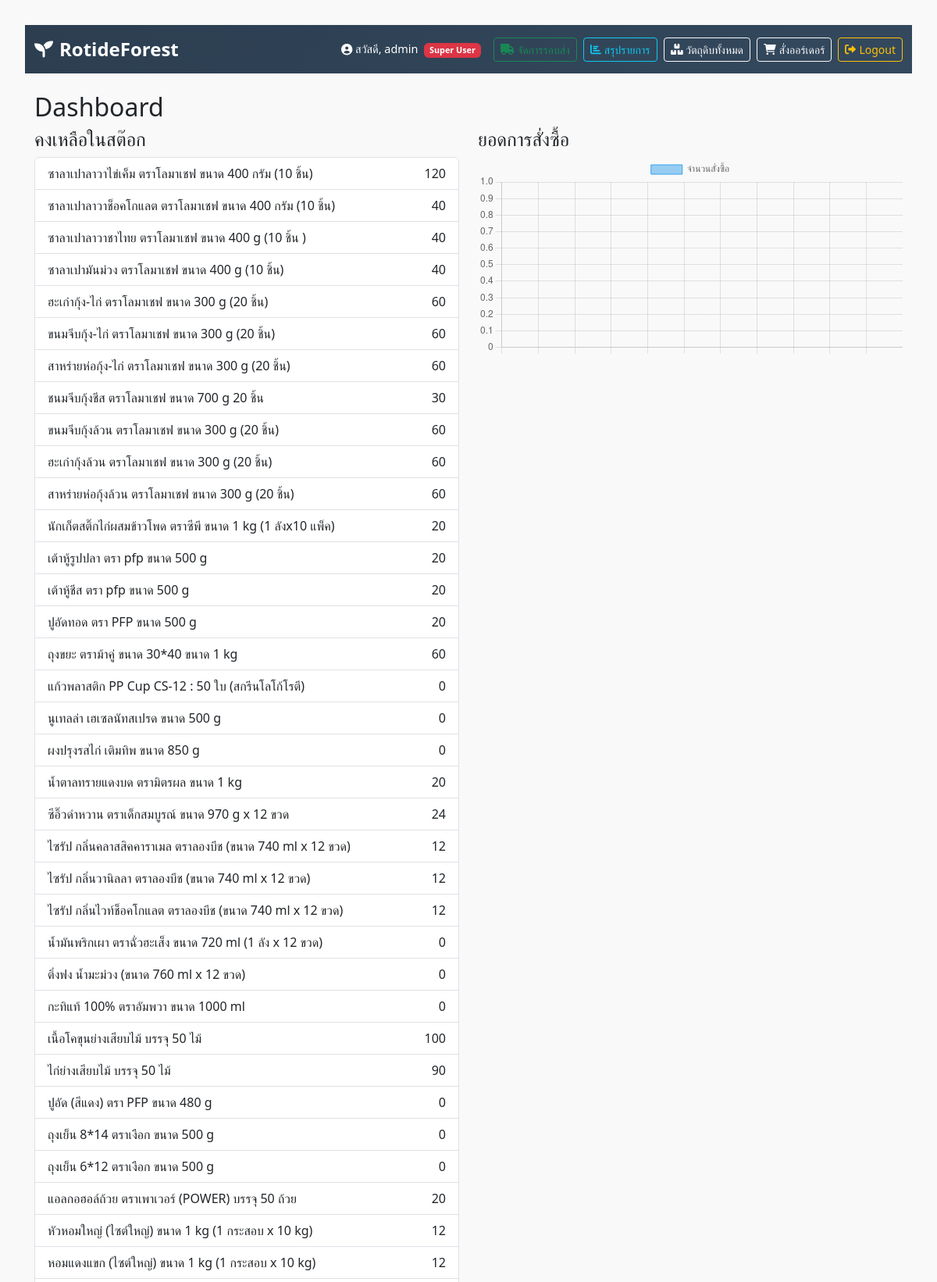
The page /dashboard/ (signed in, upper part) on the database its author committed.
### inventory/models.py (models this page shows, shortened)
class MaterialStock(models.Model):
    code = models.CharField(max_length=20)
    name = models.CharField(max_length=100)
    barcode = models.CharField(max_length=100)
    cost = models.FloatField()
    avg_cost = models.FloatField()
    unit = models.CharField(max_length=50)
    sale_price = models.FloatField()
    reorder_point = models.IntegerField()
    max_stock = models.IntegerField()
    category = models.CharField(max_length=50)
    updated_at = models.DateTimeField(auto_now=True)
    created_at = models.DateTimeField(auto_now_add=True)

### inventory/views.py (the view)
# urls.py: path('dashboard/', views.dashboard, name='dashboard'),
@login_required
def dashboard(request):
    materials = MaterialStock.objects.all()
    orders = MaterialOrder.objects.all()
    return render(request, 'inventory/dashboard.html', {'stocks': materials, 'orders': orders})

### inventory/templates/inventory/dashboard.html (shortened to what this page needs)
{% extends 'inventory/base.html' %}
{% block content %}
<h2>Dashboard</h2>
<div class="row">
  <div class="col-md-6">
    <h4>คงเหลือในสต๊อก</h4>
    <ul class="list-group">
      {% for item in stocks %}
      <li class="list-group-item d-flex justify-content-between">
        <span>{{ item.name }}</span>
        <span>{{ item.max_stock }}</span>
      </li>
      {% endfor %}
    </ul>
  </div>
  <div class="col-md-6">
    <h4>ยอดการสั่งซื้อ</h4>
    <canvas id="orderChart"></canvas>
    <script>
      const ctx = document.getElementById('orderChart').getContext('2d');
      const chart = new Chart(ctx, {
        type: 'bar',
        data: {
          labels: [{% for o in orders %}'{{ o.material.name }}',{% endfor %}],
          datasets: [{
            label: 'จำนวนสั่งซื้อ',
            data: [{% for o in orders %}{{ o.quantity }},{% endfor %}],
            borderWidth: 1
          }]
        }
      });
    </script>
  </div>
</div>
{% endblock %}

### inventory/templates/inventory/base.html (shortened to what this page needs)
<!DOCTYPE html>
<html lang="en">
<head>
    <link href="https://cdn.jsdelivr.net/npm/bootstrap@5.3.2/dist/css/bootstrap.min.css" rel="stylesheet">
</head>
<body>
<nav class="navbar navbar-expand-lg navbar-dark bg-dark mb-4">
  <div class="container-fluid">
    <a class="navbar-brand" href="{% url 'home' %}">
      <i class="fas fa-seedling me-2"></i>RotideForest
    </a>
    <div class="d-flex align-items-center">
      {% if user.is_authenticated %}
        <span class="user-info">
          <i class="fas fa-user-circle"></i>
          สวัสดี, {{ user.username }}
          {% if user.is_superuser %}
            <span class="badge bg-danger ms-1">Super User</span>
          {% elif user.is_staff %}
            <span class="badge bg-warning text-dark ms-1">Staff</span>
          {% endif %}
        </span>
        {% if user.is_superuser %}
          <a href="{% url 'delivery_round_list' %}" class="btn btn-outline-success btn-sm me-2">
            <i class="fas fa-truck me-1"></i>จัดการรอบส่ง
          </a>
        {% endif %}
        {% if user.is_staff %}
          <a href="{% url 'material_summary' %}" class="btn btn-outline-info btn-sm me-2">
            <i class="fas fa-chart-bar me-1"></i>สรุปรายการ
          </a>
        {% endif %}
        {% if request.user.username == 'admin' %}
          <a href="/materials" class="btn btn-outline-light btn-sm me-2">
            <i class="fas fa-boxes me-1"></i>วัตถุดิบทั้งหมด
          </a>
        {% endif %}
        <a href="/order" class="btn btn-outline-light btn-sm me-2">
          <i class="fas fa-shopping-cart me-1"></i>สั่งออร์เดอร์
        </a>
        <form method="post" action="{% url 'logout' %}" style="display: inline;">
          <button type="submit" class="btn btn-outline-warning btn-sm"
                  onclick="return confirm('คุณต้องการออกจากระบบหรือไม่?')">
            <i class="fas fa-sign-out-alt me-1"></i>Logout
          </button>
        </form>
      {% else %}
        <a href="{% url 'login' %}" class="btn btn-outline-light btn-sm">
          <i class="fas fa-sign-in-alt me-1"></i>Login
        </a>
      {% endif %}
    </div>
  </div>
</nav>
<div class="container">
  {% block content %}{% endblock %}
</div>
</body>
</html>

### inventory/templates/inventory/base.html (style rules this page uses)
body { padding: 2rem; background-color: #f9f9f9; }
.navbar-dark { background: linear-gradient(135deg, #2c3e50 0%, #34495e 100%) !important; }
.navbar-brand { font-weight: 700; font-size: 1.5rem; }
.user-info { color: #ffffff; margin-right: 1rem; font-size: 0.9rem; }

### rows shown on the page
MaterialStock: name "ซาลาเปาลาวาไข่เค็ม ตราโลมาเชฟ ขนาด 400 กรัม (10 ชิ้น)", max_stock "120"
MaterialStock: name "ซาลาเปาลาวาช็อคโกแลต ตราโลมาเชฟ ขนาด 400 กรัม (10 ชิ้น)", max_stock "40"
MaterialStock: name "ซาลาเปาลาวาชาไทย ตราโลมาเชฟ ขนาด 400 g (10 ชิ้น )", max_stock "40"
MaterialStock: name "ซาลาเปามันม่วง ตราโลมาเชฟ ขนาด 400 g (10 ชิ้น)", max_stock "40"
MaterialStock: name "ฮะเก๋ากุ้ง-ไก่ ตราโลมาเชฟ ขนาด 300 g (20 ชิ้น)", max_stock "60"
MaterialStock: name "ขนมจีบกุ้ง-ไก่ ตราโลมาเชฟ ขนาด 300 g (20 ชิ้น)", max_stock "60"
MaterialStock: name "สาหร่ายห่อกุ้ง-ไก่ ตราโลมาเชฟ ขนาด 300 g (20 ชิ้น)", max_stock "60"
MaterialStock: name "ชนมจีบกุ้งชีส ตราโลมาเชฟ ขนาด 700 g 20 ชิ้น", max_stock "30"
MaterialStock: name "ขนมจีบกุ้งล้วน ตราโลมาเชฟ ขนาด 300 g (20 ชิ้น)", max_stock "60"
MaterialStock: name "ฮะเก๋ากุ้งล้วน ตราโลมาเชฟ ขนาด 300 g (20 ชิ้น)", max_stock "60"
MaterialStock: name "สาหร่ายห่อกุ้งล้วน ตราโลมาเชฟ ขนาด 300 g (20 ชิ้น)", max_stock "60"
MaterialStock: name "นักเก็ตสติ๊กไก่ผสมข้าวโพด ตราซีพี ขนาด 1 kg (1 ลังx10 แพ็ค)", max_stock "20"
MaterialStock: name "เต้าหู้รูปปลา ตรา pfp ขนาด 500 g", max_stock "20"
MaterialStock: name "เต้าหู้ชีส ตรา pfp ขนาด 500 g", max_stock "20"
MaterialStock: name "ปูอัดทอด ตรา PFP ขนาด 500 g", max_stock "20"
MaterialStock: name "ถุงขยะ ตราม้าคู่ ขนาด 30*40 ขนาด 1 kg", max_stock "60"
MaterialStock: name "แก้วพลาสติก PP Cup CS-12 : 50 ใบ (สกรีนโลโก้โรตี)", max_stock "0"
MaterialStock: name "นูเทลล่า เฮเซลนัทสเปรด ขนาด 500 g", max_stock "0"
MaterialStock: name "ผงปรุงรสไก่ เติมทิพ ขนาด 850 g", max_stock "0"
MaterialStock: name "น้ำตาลทรายแดงบด ตรามิตรผล ขนาด 1 kg", max_stock "20"
MaterialStock: name "ซีอิ๊วดำหวาน ตราเด็กสมบูรณ์ ขนาด 970 g x 12 ขวด", max_stock "24"
MaterialStock: name "ไซรัป กลิ่นคลาสสิคคาราเมล ตราลองบีช (ขนาด 740 ml x 12 ขวด)", max_stock "12"
MaterialStock: name "ไซรัป กลิ่นวานิลลา ตราลองบีช (ขนาด 740 ml x 12 ขวด)", max_stock "12"
MaterialStock: name "ไซรัป กลิ่นไวท์ช็อคโกแลต ตราลองบีช (ขนาด 740 ml x 12 ขวด)", max_stock "12"
MaterialStock: name "น้ำมันพริกเผา ตราฉั่วฮะเส็ง ขนาด 720 ml (1 ลัง x 12 ขวด)", max_stock "0"
MaterialStock: name "ติ่งฟง น้ำมะม่วง (ขนาด 760 ml x 12 ขวด)", max_stock "0"
MaterialStock: name "กะทิแท้ 100% ตราอัมพวา ขนาด 1000 ml", max_stock "0"
MaterialStock: name "เนื้อโคขุนย่างเสียบไม้ บรรจุ 50 ไม้", max_stock "100"
MaterialStock: name "ไก่ย่างเสียบไม้ บรรจุ 50 ไม้", max_stock "90"
MaterialStock: name "ปูอัด (สีแดง) ตรา PFP ขนาด 480 g", max_stock "0"
MaterialStock: name "ถุงเย็น 8*14 ตราเงือก ขนาด 500 g", max_stock "0"
MaterialStock: name "ถุงเย็น 6*12 ตราเงือก ขนาด 500 g", max_stock "0"
MaterialStock: name "แอลกอฮอล์ถ้วย ตราเพาเวอร์ (POWER) บรรจุ 50 ถ้วย", max_stock "20"
MaterialStock: name "หัวหอมใหญ่ (ไซต์ใหญ่) ขนาด 1 kg (1 กระสอบ x 10 kg)", max_stock "12"
MaterialStock: name "หอมแดงแขก (ไซต์ใหญ่) ขนาด 1 kg (1 กระสอบ x 10 kg)", max_stock "12"

### other values the page prints
{{ user.username }} "admin"
chart data {{ o.quantity }} 0, 0, 0, 0, 0, 0, 0, 0, 0, 0, 0
